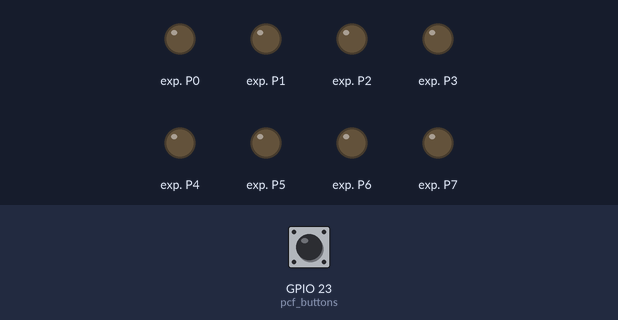
Recording of a program running on a simulated ESP32 board running MicroPython. Parts: output pins drawn as LEDs (lit = HIGH). The test bench sets the inputs (shaded band); at power-on: GPIO 23 (pcf_buttons) HIGH. Library files of the repository ran but are not shown: pcf8574.py; what the program prints to the serial console is not drawn.

Above: at 0.16 s.
At 0.69 s:
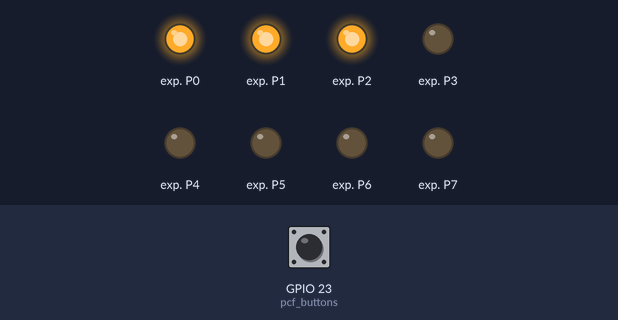
At 0.99 s:
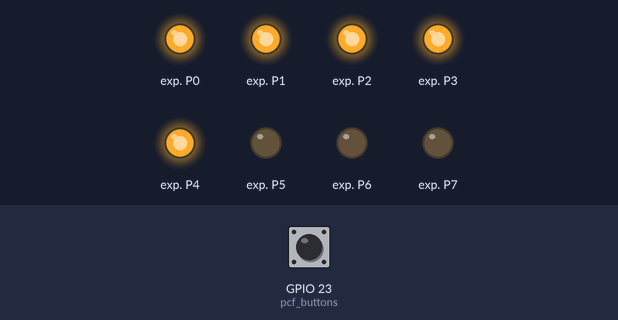
At 1.45 s:
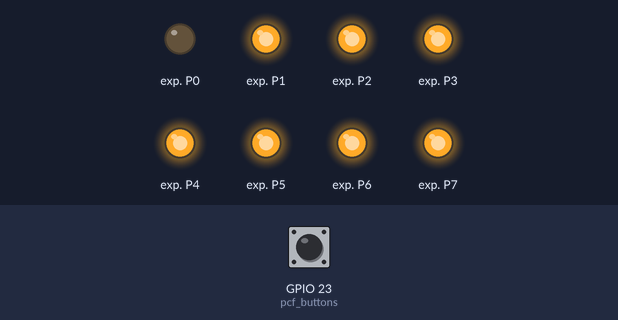
At 2.2 s:
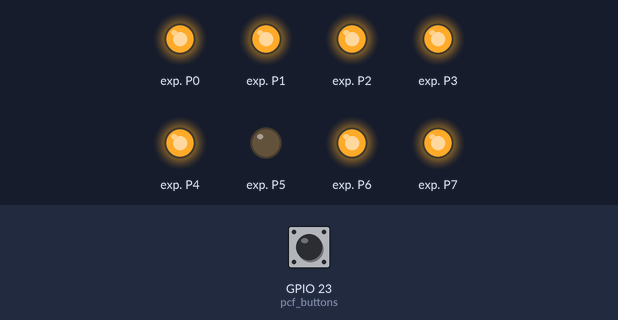
At 2.81 s:
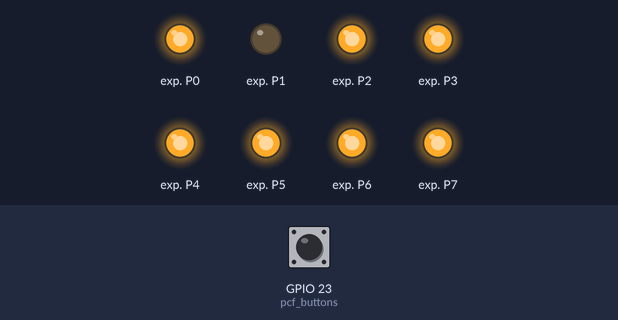
Timing chart, 0 to 3.1 s (numbered marks = the images above):
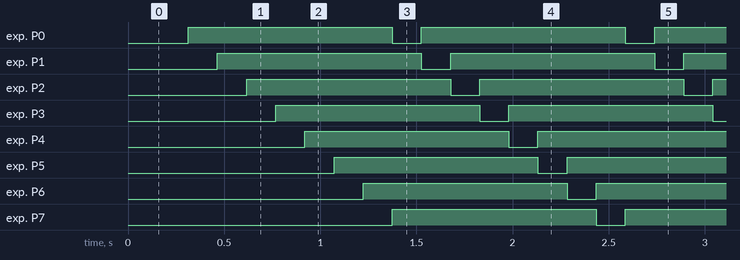

Measured:
- by itself, exp. P0–7: alternates HIGH for 1.1 s and LOW for 0.15 s

The program:

pcf8574_demo-3.py
```python
# file; pcf8574_demo-3.py
# date: 2020-05-05

from machine import Pin, I2C
from pcf8574 import PCF8574_BUTTONS, PCF8574_LED_BAR
import utime as time

# Use GPIO22=SCL, GPIO21=SDA
i2c = I2C( freq=100000, scl=Pin(22), sda=Pin(21) )

for addr in i2c.scan():
    print( hex(addr ) )

pcf_buttons = PCF8574_BUTTONS( i2c,0x20, Pin(23) )
pcf_leds    = PCF8574_LED_BAR( i2c,0x21, 0xfe    )

direction = 0
running = True
ts = time.ticks_ms()
try:
    while True:
        # read input from buttons (A,B,C)
        if pcf_buttons.pin_changed():
            clicked = pcf_buttons.button_clicked()
            btn_a = clicked[0]
            btn_b = clicked[1]
            btn_c = clicked[2]
            if btn_a: # exit the loop
                break
            elif btn_b and running:
                # change shift direction (left/right)
                direction = int(not direction)
            elif btn_c: # toggle running/paused
                running = not running

        # update output every 150 msec
        if time.ticks_diff(time.ticks_ms(), ts) >= 150:
            ts = time.ticks_ms()
            pcf_leds.update()
            if running and direction==0:
                pcf_leds.rotate_left()
            elif running and direction==1:
                pcf_leds.rotate_right()

except KeyboardInterrupt:
    pass
finally:
    pcf_buttons.set_callback(None)
    pcf_buttons.deinit()
    pcf_leds.deinit()
    print('Done')
```
